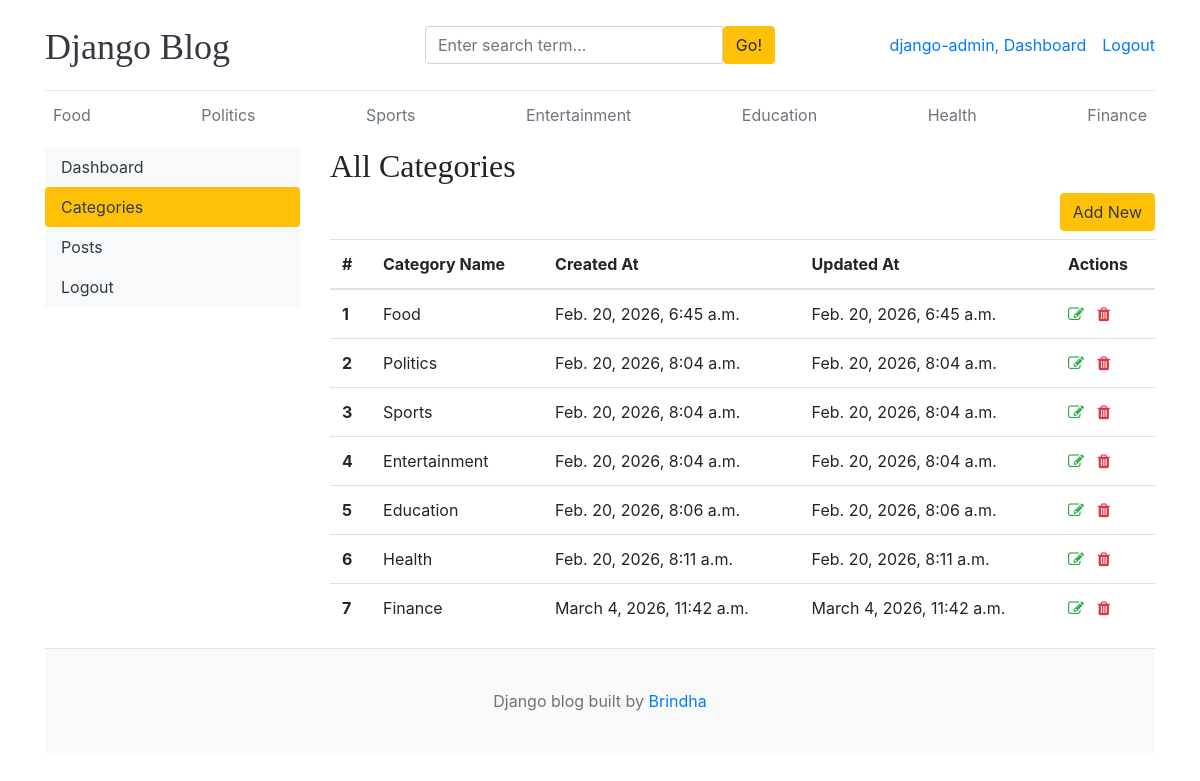
Screenshot of /dashboard/categories/ (signed in) with the database file from the repository.
### blogs/models.py (models this page shows)
class Category(models.Model):
    category_name = models.CharField(max_length=50, unique = True)
    created_at = models.DateTimeField(auto_now_add=True)
    updated_at = models.DateTimeField(auto_now=True)
    class Meta:
        verbose_name_plural = 'categories'
    def __str__(self):
        return self.category_name

### dashboard/views.py (the view)
# urls.py: path('categories/', views.categories, name='categories'),
def categories(request):
    return render(request, 'dashboard/categories.html')

### blogs/context_processors.py (called while the page is built)
def get_categories(request):
    categories = Category.objects.all()
    return dict(categories=categories)

def get_links(request):
    social_links = SocialLinks.objects.all()
    return dict(social_links=social_links)

### templates/dashboard/categories.html (shortened to what this page needs)
{% extends 'base.html' %}
{% block content %}
<div class="row">
    {% include 'dashboard/sidebar.html' %}
    <div class="col-md-9">
        <h2> All Categories</h2>
        <a href="{% url 'add_category' %}" class="btn btn-warning text-dark float-right mb-2">Add New</a>
        <br>
        <table class="table table-hover">
            <thead>
                <tr>
                <th>#</th>
                <th>Category Name</th>
                <th>Created At</th>
                <th>Updated At</th>
                <th>Actions</th>
                </tr>
            </thead>
            <tbody>
                {% for cat in categories%}
                <tr>
                    <th>{{ forloop.counter }}</th>
                    <td>{{ cat }}</td>
                    <td>{{ cat.created_at }}</td>
                    <td>{{ cat.updated_at }}</td>
                    <td>
                       <a href="{% url 'edit_category' cat.pk %}"><i class="fa fa-edit text-success"></i></a>
                       <a href="{% url 'delete_category' cat.pk %}"><i class="fa fa-trash text-danger"></i></a>
                    </td>
                </tr>
                {% endfor %}
            </tbody>
        </table>
    </div>
</div>
{% endblock %}

### templates/base.html (shortened to what this page needs)
{% load static %}
<!DOCTYPE html>
<html lang="en">
<head>
    <link href="https://getbootstrap.com/docs/4.0/dist/css/bootstrap.min.css" rel="stylesheet">
    <link href="{% static 'css/blog.css' %}" rel="stylesheet">
    <link rel="stylesheet" href="https://cdnjs.cloudflare.com/ajax/libs/font-awesome/4.7.0/css/font-awesome.min.css">
  </head>
<body>
    <div class="container">
      <header class="blog-header py-3">
        <div class="row flex-nowrap justify-content-between align-items-center">
          <div class="col-4 pt-1">
            <a class="blog-header-logo text-dark" href="/">Django Blog</a>
          </div>
          <div class="col-4">
            <form action="{% url 'search' %}" method="GET">
              <div class="input-group">
                  <input class="form-control" type="text" name="keyword" placeholder="Enter search term..." aria-label="Enter search term..." aria-describedby="button-search" />
                  <button type="submit" class="btn btn-warning" id="button-search" type="button">Go!</button>
              </div>
            </form>
          </div>
          <div class="col-4 d-flex justify-content-end align-items-center">
            {% if user.is_authenticated %}
              <span><a href="{% url 'dashboard' %}">{{ user }}, Dashboard</a></span>
              <span><a href="{% url 'logout' %}">Logout</a></span>
            {% else %}
            <a class="btn btn-sm btn-warning" href="{% url 'login'%}">Login</a> &nbsp;
            <a class="btn btn-sm btn-outline-secondary" href="{% url 'register' %}">Sign Up</a>
            {% endif %}
          </div>
        </div>
      </header>
      <div class="nav-scroller py-1 mb-2">
        <nav class="nav d-flex justify-content-between">
          {% for category in categories %}
          <a class="p-2 text-muted" href="{% url 'post_by_category' category.id %}">{{ category.category_name }}</a>
          {% endfor %}
        </nav>
      </div>
{% block content%}
{% endblock %}
<footer class="blog-footer">
  <p>Django blog built by <a href="#">Brindha</a></p>
</footer>
</body>
</html>

### blog_app/static/css/blog.css (style rules this page uses)
.blog-header { border-bottom: 1px solid #e5e5e5; }
.blog-header-logo { font-family: "Playfair Display", Georgia, "Times New Roman", serif; font-size: 2.25rem; }
h1, h2, h3, h4, h5, h6 { font-family: "Playfair Display", Georgia, "Times New Roman", serif; }
.blog-footer { padding: 2.5rem 0; color: #727272; text-align: center; background-color: #f9f9f9; border-top: .05rem solid #e5e5e5; }
.blog-footer p:last-child { margin-bottom: 0; }

### rows the page displays
Category: category_name "Food", created_at "Feb. 20, 2026, 6:45 a.m.", updated_at "Feb. 20, 2026, 6:45 a.m."
Category: category_name "Politics", created_at "Feb. 20, 2026, 8:04 a.m.", updated_at "Feb. 20, 2026, 8:04 a.m."
Category: category_name "Sports", created_at "Feb. 20, 2026, 8:04 a.m.", updated_at "Feb. 20, 2026, 8:04 a.m."
Category: category_name "Entertainment", created_at "Feb. 20, 2026, 8:04 a.m.", updated_at "Feb. 20, 2026, 8:04 a.m."
Category: category_name "Education", created_at "Feb. 20, 2026, 8:06 a.m.", updated_at "Feb. 20, 2026, 8:06 a.m."
Category: category_name "Health", created_at "Feb. 20, 2026, 8:11 a.m.", updated_at "Feb. 20, 2026, 8:11 a.m."
Category: category_name "Finance", created_at "March 4, 2026, 11:42 a.m.", updated_at "March 4, 2026, 11:42 a.m."

### other values shown
{{ user }} "django-admin"
